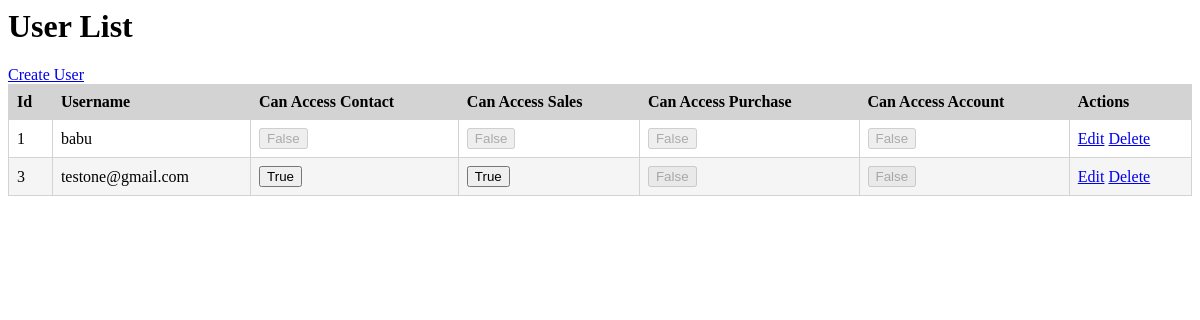
/users/list/, run on the app's committed database.
### users/models.py (models this page shows, shortened)
class CustomUser(AbstractUser):
    can_access_contact = models.BooleanField(default=False)
    can_access_sales = models.BooleanField(default=False)
    can_access_purchase = models.BooleanField(default=False)
    can_access_account = models.BooleanField(default=False)
    groups = models.ManyToManyField(
        'auth.Group',
        related_name='customuser_set',
        blank=True,
        help_text='The groups this user belongs to. A user will get all permissions granted to each of their groups.',
        verbose_name='groups',
    )
    user_permissions = models.ManyToManyField(
        'auth.Permission',
        related_name='customuser_permissions_set',
        blank=True,
        help_text='Specific permissions for this user.',
        verbose_name='user permissions',
    )

### users/views.py (the view)
# urls.py: path('list/', UserListView.as_view(), name='user_list'),
class UserListView(ListView):
    model = get_user_model()
    template_name = 'users/user_list.html'
    context_object_name = 'users'

### users/templates/users/user_list.html (shortened to what this page needs)
<head>
<body>
	<h1>User List</h1>
	<a href="{% url 'create_user' %}" class="btn btn-primary">Create User</a>
	<table>
		<thead>
			<tr>
				<th>Id</th>
				<th>Username</th>
				<th>Can Access Contact</th>
				<th>Can Access Sales</th>
				<th>Can Access Purchase</th>
				<th>Can Access Account</th>
				<th>Actions</th>
			</tr>
		</thead>
		<tbody>
			{% for user in users %}
			<tr>
				<td>{{ user.id }}</td>
				<td>{{ user.username }}</td>
				<td>
					{% if user.can_access_contact %}
					<button class="btn-true">True</button>
					{% else %}
					<button class="btn-false" disabled>False</button>
					{% endif %}
				</td>
				<td>
					{% if user.can_access_sales %}
					<button class="btn-true">True</button>
					{% else %}
					<button class="btn-false" disabled>False</button>
					{% endif %}
				</td>
				<td>
					{% if user.can_access_purchase %}
					<button class="btn-true">True</button>
					{% else %}
					<button class="btn-false" disabled>False</button>
					{% endif %}
				</td>
				<td>
					{% if user.can_access_account %}
					<button class="btn-true">True</button>
					{% else %}
					<button class="btn-false" disabled>False</button>
					{% endif %}
				</td>
				<td>
					<a href="{% url 'edit_user' user.pk %}">Edit</a>
					<a href="{% url 'delete_user' user.pk %}">Delete</a>
				</td>
			</tr>
			{% endfor %}
		</tbody>
	</table>
</body>

### users/templates/users/user_list.html (style rules this page uses)
table { width: 100%; border-collapse: collapse; }
th, td { border: 1px solid lightgray; padding: 8px; text-align: left; }
th { background-color: lightgray; }
tr:nth-child(even) { background-color: whiteSmoke; }

### data on the page
CustomUser: id "1", username "babu", can_access_contact "False", can_access_sales "False", can_access_purchase "False", can_access_account "False"
CustomUser: id "3", username "testone@gmail.com", can_access_contact "True", can_access_sales "True", can_access_purchase "False", can_access_account "False"
